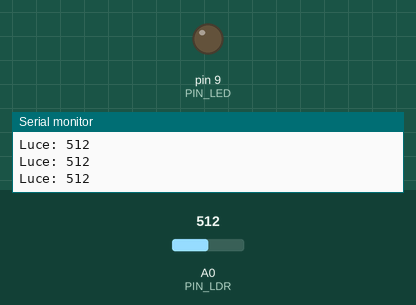
The sketch below on a simulated Arduino Uno, built with avr-gcc and run on an emulated ATmega328P. Parts: output pins drawn as LEDs (lit = HIGH), the last lines printed to the serial monitor. The inputs (shaded band) are chosen by the test bench; at power-on: A0 (PIN_LDR) = 512.

Above: at 1.2 s.
1.3 s: A0 (PIN_LDR) set to 122
At 2.3 s:
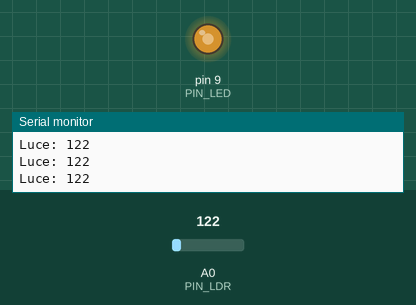
2.8 s: A0 (PIN_LDR) set to 0
At 3.7 s:
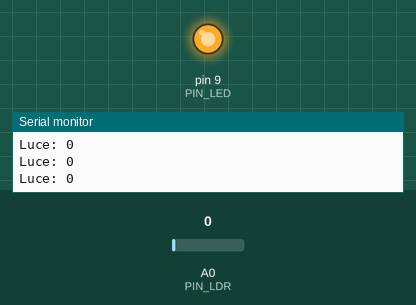
Timing chart, 0 to 5.8 s (numbered marks = the images above; inputs shaded):
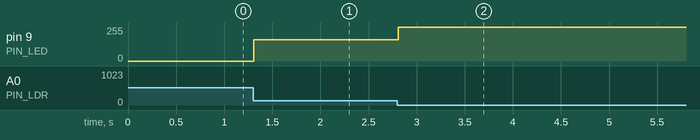

The sketch:

es8_fotoresistenza.ino
```cpp
// Scheda 8 - Luce notturna automatica con fotoresistenza (LDR)
// Partitore: 5V -> LDR -> A0 -> 10 kohm -> GND. LED (con 220 ohm) sul pin PWM 9.

const int PIN_LDR = A0;
const int PIN_LED = 9;
const int BUIO = 300;     // sotto questo valore consideriamo che sia buio (da tarare)

void setup() {
  pinMode(PIN_LED, OUTPUT);
  Serial.begin(9600);
}

void loop() {
  int luce = analogRead(PIN_LDR);    // più luce = numero più alto
  Serial.print("Luce: ");
  Serial.println(luce);

  if (luce < BUIO) {
    // più è buio, più il LED è luminoso
    int luminosita = map(luce, 0, BUIO, 255, 20);
    analogWrite(PIN_LED, luminosita);
  } else {
    analogWrite(PIN_LED, 0);          // c'è luce: LED spento
  }
  delay(100);
}
```

Measured:
- after the input at 1.3 s, pin 9 (PIN_LED): 0/255 → 160/255 at once
- after the input at 2.8 s, pin 9 (PIN_LED): 160/255 → 255/255 at once
